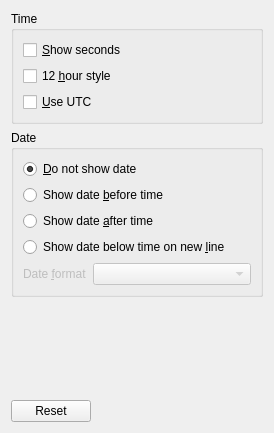
<?xml version="1.0" encoding="UTF-8"?>
<ui version="4.0">
 <class>LxQtClockConfiguration</class>
 <widget class="QWidget" name="LxQtClockConfiguration">
  <property name="geometry">
   <rect>
    <x>0</x>
    <y>0</y>
    <width>274</width>
    <height>433</height>
   </rect>
  </property>
  <property name="windowTitle">
   <string>LxQt Clock Settings</string>
  </property>
  <layout class="QVBoxLayout" name="verticalLayout">
   <item>
    <widget class="QGroupBox" name="timeGB">
     <property name="title">
      <string>Time</string>
     </property>
     <layout class="QVBoxLayout" name="verticalLayout_2">
      <item>
       <widget class="QCheckBox" name="showSecondsCB">
        <property name="text">
         <string>&amp;Show seconds</string>
        </property>
       </widget>
      </item>
      <item>
       <widget class="QCheckBox" name="ampmClockCB">
        <property name="text">
         <string>12 &amp;hour style</string>
        </property>
       </widget>
      </item>
      <item>
       <widget class="QCheckBox" name="useUtcCB">
        <property name="text">
         <string>&amp;Use UTC</string>
        </property>
       </widget>
      </item>
     </layout>
    </widget>
   </item>
   <item>
    <widget class="QGroupBox" name="dateGB">
     <property name="title">
      <string>Date</string>
     </property>
     <layout class="QGridLayout" name="gridLayout_2" columnstretch="0,1">
      <item row="4" column="0">
       <widget class="QLabel" name="dateFormatL">
        <property name="enabled">
         <bool>false</bool>
        </property>
        <property name="text">
         <string>Date &amp;format</string>
        </property>
        <property name="buddy">
         <cstring>dateFormatCOB</cstring>
        </property>
       </widget>
      </item>
      <item row="4" column="1">
       <widget class="QComboBox" name="dateFormatCOB">
        <property name="enabled">
         <bool>false</bool>
        </property>
       </widget>
      </item>
      <item row="0" column="0" colspan="2">
       <widget class="QRadioButton" name="dontShowDateRB">
        <property name="text">
         <string>&amp;Do not show date</string>
        </property>
        <property name="checked">
         <bool>true</bool>
        </property>
       </widget>
      </item>
      <item row="1" column="0" colspan="2">
       <widget class="QRadioButton" name="showDateBeforeTimeRB">
        <property name="text">
         <string>Show date &amp;before time</string>
        </property>
       </widget>
      </item>
      <item row="2" column="0" colspan="2">
       <widget class="QRadioButton" name="showDateAfterTimeRB">
        <property name="text">
         <string>Show date &amp;after time</string>
        </property>
       </widget>
      </item>
      <item row="3" column="0" colspan="2">
       <widget class="QRadioButton" name="showDateBelowTimeRB">
        <property name="text">
         <string>Show date below time on new &amp;line</string>
        </property>
       </widget>
      </item>
     </layout>
    </widget>
   </item>
   <item>
    <spacer name="verticalSpacer">
     <property name="orientation">
      <enum>Qt::Vertical</enum>
     </property>
     <property name="sizeHint" stdset="0">
      <size>
       <width>20</width>
       <height>0</height>
      </size>
     </property>
    </spacer>
   </item>
   <item>
    <widget class="QDialogButtonBox" name="buttons">
     <property name="orientation">
      <enum>Qt::Horizontal</enum>
     </property>
     <property name="standardButtons">
      <set>QDialogButtonBox::Reset</set>
     </property>
    </widget>
   </item>
  </layout>
 </widget>
 <resources/>
 <connections>
  <connection>
   <sender>dontShowDateRB</sender>
   <signal>toggled(bool)</signal>
   <receiver>dateFormatL</receiver>
   <slot>setDisabled(bool)</slot>
   <hints>
    <hint type="sourcelabel">
     <x>68</x>
     <y>166</y>
    </hint>
    <hint type="destinationlabel">
     <x>84</x>
     <y>292</y>
    </hint>
   </hints>
  </connection>
  <connection>
   <sender>dontShowDateRB</sender>
   <signal>toggled(bool)</signal>
   <receiver>dateFormatCOB</receiver>
   <slot>setDisabled(bool)</slot>
   <hints>
    <hint type="sourcelabel">
     <x>174</x>
     <y>167</y>
    </hint>
    <hint type="destinationlabel">
     <x>239</x>
     <y>275</y>
    </hint>
   </hints>
  </connection>
 </connections>
</ui>
